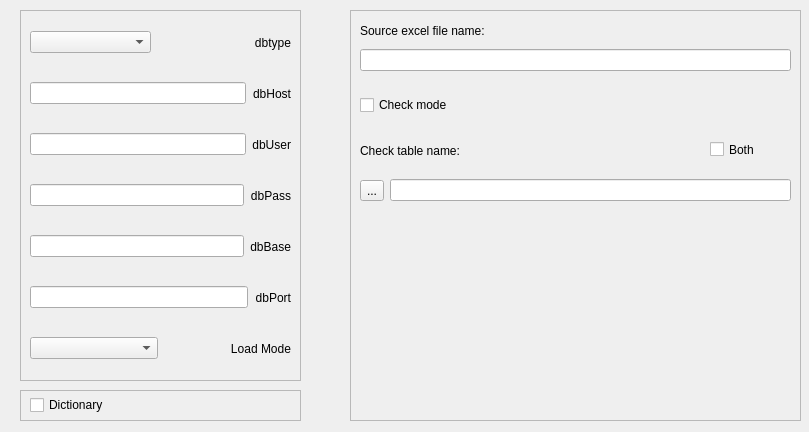
<?xml version="1.0" encoding="UTF-8"?>
<ui version="4.0">
 <class>Form</class>
 <widget class="QWidget" name="Form">
  <property name="geometry">
   <rect>
    <x>0</x>
    <y>0</y>
    <width>809</width>
    <height>432</height>
   </rect>
  </property>
  <property name="windowTitle">
   <string>Form</string>
  </property>
  <widget class="QFrame" name="frame_2">
   <property name="geometry">
    <rect>
     <x>350</x>
     <y>10</y>
     <width>451</width>
     <height>411</height>
    </rect>
   </property>
   <property name="frameShape">
    <enum>QFrame::StyledPanel</enum>
   </property>
   <property name="frameShadow">
    <enum>QFrame::Raised</enum>
   </property>
   <widget class="QWidget" name="horizontalLayoutWidget_3">
    <property name="geometry">
     <rect>
      <x>10</x>
      <y>30</y>
      <width>431</width>
      <height>41</height>
     </rect>
    </property>
    <layout class="QHBoxLayout" name="horizontalLayout_3">
     <item>
      <widget class="QLineEdit" name="excelFileName">
       <property name="readOnly">
        <bool>true</bool>
       </property>
      </widget>
     </item>
    </layout>
   </widget>
   <widget class="QWidget" name="horizontalLayoutWidget_5">
    <property name="geometry">
     <rect>
      <x>10</x>
      <y>160</y>
      <width>431</width>
      <height>41</height>
     </rect>
    </property>
    <layout class="QHBoxLayout" name="horizontalLayout_5">
     <item>
      <widget class="QToolButton" name="open_excel_compare_file">
       <property name="text">
        <string>...</string>
       </property>
      </widget>
     </item>
     <item>
      <widget class="QLineEdit" name="compare_file">
       <property name="readOnly">
        <bool>true</bool>
       </property>
      </widget>
     </item>
    </layout>
   </widget>
   <widget class="QWidget" name="horizontalLayoutWidget">
    <property name="geometry">
     <rect>
      <x>10</x>
      <y>80</y>
      <width>431</width>
      <height>31</height>
     </rect>
    </property>
    <layout class="QHBoxLayout" name="horizontalLayout">
     <item>
      <widget class="QCheckBox" name="checkBox_checkMode">
       <property name="text">
        <string>Check mode</string>
       </property>
      </widget>
     </item>
    </layout>
   </widget>
   <widget class="QCheckBox" name="checkBox_both">
    <property name="geometry">
     <rect>
      <x>360</x>
      <y>119</y>
      <width>86</width>
      <height>41</height>
     </rect>
    </property>
    <property name="text">
     <string>Both</string>
    </property>
   </widget>
   <widget class="QWidget" name="horizontalLayoutWidget_6">
    <property name="geometry">
     <rect>
      <x>10</x>
      <y>210</y>
      <width>431</width>
      <height>191</height>
     </rect>
    </property>
    <layout class="QHBoxLayout" name="tree_widget_box"/>
   </widget>
   <widget class="QWidget" name="horizontalLayoutWidget_7">
    <property name="geometry">
     <rect>
      <x>10</x>
      <y>10</y>
      <width>191</width>
      <height>21</height>
     </rect>
    </property>
    <layout class="QHBoxLayout" name="horizontalLayout_13">
     <item>
      <widget class="QLabel" name="label_source">
       <property name="text">
        <string>Source excel file name:</string>
       </property>
      </widget>
     </item>
    </layout>
   </widget>
   <widget class="QWidget" name="horizontalLayoutWidget_9">
    <property name="geometry">
     <rect>
      <x>10</x>
      <y>130</y>
      <width>271</width>
      <height>21</height>
     </rect>
    </property>
    <layout class="QHBoxLayout" name="horizontalLayout_15">
     <item>
      <widget class="QLabel" name="label_check_mode">
       <property name="text">
        <string>Check table name:</string>
       </property>
      </widget>
     </item>
    </layout>
   </widget>
  </widget>
  <widget class="QFrame" name="frame">
   <property name="geometry">
    <rect>
     <x>20</x>
     <y>10</y>
     <width>281</width>
     <height>371</height>
    </rect>
   </property>
   <property name="frameShape">
    <enum>QFrame::StyledPanel</enum>
   </property>
   <property name="frameShadow">
    <enum>QFrame::Raised</enum>
   </property>
   <widget class="QWidget" name="verticalLayoutWidget_3">
    <property name="geometry">
     <rect>
      <x>10</x>
      <y>10</y>
      <width>261</width>
      <height>351</height>
     </rect>
    </property>
    <layout class="QVBoxLayout" name="verticalLayout_3" stretch="0,0,0,0,0,0,0">
     <property name="sizeConstraint">
      <enum>QLayout::SetNoConstraint</enum>
     </property>
     <item>
      <layout class="QHBoxLayout" name="horizontalLayout_6">
       <property name="spacing">
        <number>20</number>
       </property>
       <property name="sizeConstraint">
        <enum>QLayout::SetDefaultConstraint</enum>
       </property>
       <item>
        <widget class="QComboBox" name="lineEdit_dbtype"/>
       </item>
       <item>
        <layout class="QHBoxLayout" name="horizontalLayout_17">
         <item>
          <widget class="QLabel" name="label_dbtype">
           <property name="text">
            <string>dbtype</string>
           </property>
           <property name="alignment">
            <set>Qt::AlignRight|Qt::AlignTrailing|Qt::AlignVCenter</set>
           </property>
          </widget>
         </item>
        </layout>
       </item>
      </layout>
     </item>
     <item>
      <layout class="QHBoxLayout" name="horizontalLayout_7">
       <item>
        <widget class="QLineEdit" name="lineEdit_dbhost"/>
       </item>
       <item>
        <layout class="QHBoxLayout" name="horizontalLayout_18">
         <item>
          <widget class="QLabel" name="label_dbHost">
           <property name="text">
            <string>dbHost</string>
           </property>
           <property name="alignment">
            <set>Qt::AlignRight|Qt::AlignTrailing|Qt::AlignVCenter</set>
           </property>
          </widget>
         </item>
        </layout>
       </item>
      </layout>
     </item>
     <item>
      <layout class="QHBoxLayout" name="horizontalLayout_8">
       <item>
        <widget class="QLineEdit" name="lineEdit_dbuser"/>
       </item>
       <item>
        <layout class="QHBoxLayout" name="horizontalLayout_19">
         <item>
          <widget class="QLabel" name="label_dbUser">
           <property name="text">
            <string>dbUser</string>
           </property>
           <property name="alignment">
            <set>Qt::AlignRight|Qt::AlignTrailing|Qt::AlignVCenter</set>
           </property>
          </widget>
         </item>
        </layout>
       </item>
      </layout>
     </item>
     <item>
      <layout class="QHBoxLayout" name="horizontalLayout_9">
       <item>
        <widget class="QLineEdit" name="lineEdit_dbpass"/>
       </item>
       <item>
        <layout class="QHBoxLayout" name="horizontalLayout_20">
         <item>
          <widget class="QLabel" name="label_dbPass">
           <property name="text">
            <string>dbPass</string>
           </property>
           <property name="alignment">
            <set>Qt::AlignRight|Qt::AlignTrailing|Qt::AlignVCenter</set>
           </property>
          </widget>
         </item>
        </layout>
       </item>
      </layout>
     </item>
     <item>
      <layout class="QHBoxLayout" name="horizontalLayout_10">
       <item>
        <widget class="QLineEdit" name="lineEdit_dbbase"/>
       </item>
       <item>
        <layout class="QHBoxLayout" name="horizontalLayout_21">
         <item>
          <widget class="QLabel" name="label_dbBase">
           <property name="text">
            <string>dbBase</string>
           </property>
           <property name="alignment">
            <set>Qt::AlignRight|Qt::AlignTrailing|Qt::AlignVCenter</set>
           </property>
          </widget>
         </item>
        </layout>
       </item>
      </layout>
     </item>
     <item>
      <layout class="QHBoxLayout" name="horizontalLayout_11">
       <item>
        <widget class="QLineEdit" name="lineEdit_dbport"/>
       </item>
       <item>
        <layout class="QHBoxLayout" name="horizontalLayout_23">
         <item>
          <widget class="QLabel" name="label_dbPort">
           <property name="text">
            <string>dbPort</string>
           </property>
           <property name="alignment">
            <set>Qt::AlignRight|Qt::AlignTrailing|Qt::AlignVCenter</set>
           </property>
          </widget>
         </item>
        </layout>
       </item>
      </layout>
     </item>
     <item>
      <layout class="QHBoxLayout" name="horizontalLayout_2">
       <item>
        <widget class="QComboBox" name="comboBox_chose_loadMode"/>
       </item>
       <item>
        <layout class="QHBoxLayout" name="horizontalLayout_24">
         <item>
          <widget class="QLabel" name="label_loadMode">
           <property name="text">
            <string>Load Mode</string>
           </property>
           <property name="alignment">
            <set>Qt::AlignRight|Qt::AlignTrailing|Qt::AlignVCenter</set>
           </property>
          </widget>
         </item>
        </layout>
       </item>
      </layout>
     </item>
    </layout>
   </widget>
  </widget>
  <widget class="QFrame" name="frame_3">
   <property name="geometry">
    <rect>
     <x>20</x>
     <y>390</y>
     <width>281</width>
     <height>31</height>
    </rect>
   </property>
   <property name="frameShape">
    <enum>QFrame::StyledPanel</enum>
   </property>
   <property name="frameShadow">
    <enum>QFrame::Raised</enum>
   </property>
   <widget class="QWidget" name="horizontalLayoutWidget_2">
    <property name="geometry">
     <rect>
      <x>10</x>
      <y>0</y>
      <width>251</width>
      <height>31</height>
     </rect>
    </property>
    <layout class="QHBoxLayout" name="horizontalLayout_12">
     <item>
      <widget class="QCheckBox" name="checkBox_Dictionary">
       <property name="text">
        <string>Dictionary</string>
       </property>
      </widget>
     </item>
    </layout>
   </widget>
  </widget>
 </widget>
 <resources/>
 <connections/>
</ui>
